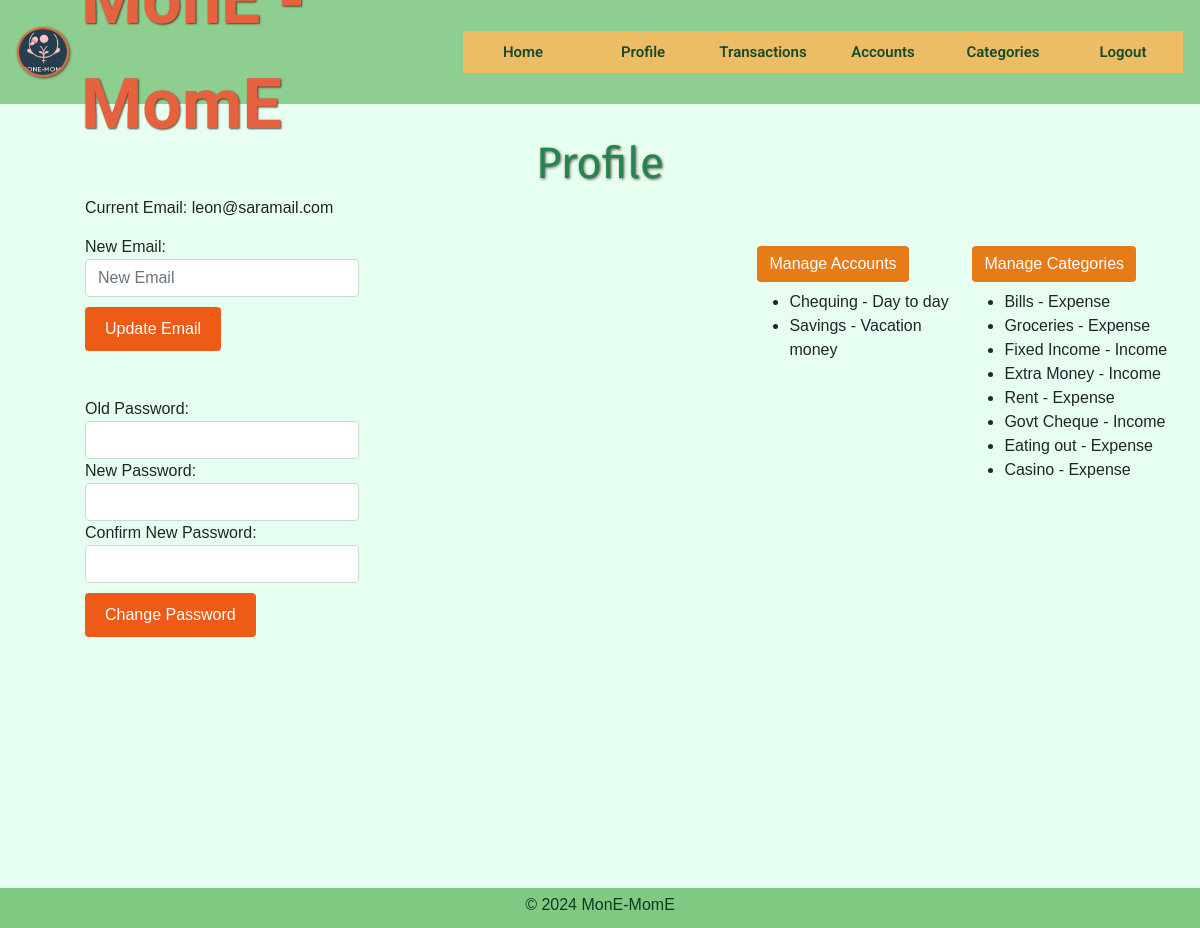
Page /profile/ (signed in) on the committed database.
### monemome/models.py (models this page shows, shortened)
class Account(models.Model):
    user = models.ForeignKey(User, on_delete=models.CASCADE)
    account_name = models.CharField(max_length=100)
    purpose = models.TextField(default='')

class Category(models.Model):
    TRANSACTION_TYPES = [
        ('Income', 'Income'),
        ('Expense', 'Expense'),
    ]
    VALUE_SCORE_CHOICES = [
        (1, '1 - Low'),
        (2, '2'),
        (3, '3 - Medium'),
        (4, '4'),
        (5, '5 - High')
    ]
    category_name = models.CharField(max_length=100)
    user = models.ForeignKey(User, on_delete=models.CASCADE)
    transaction_type = models.CharField(max_length=7, choices=TRANSACTION_TYPES, blank=False)
    value_score = models.IntegerField(choices=VALUE_SCORE_CHOICES, default=3, verbose_name="Value Score")

### monemome/decorators.py (the view)
    def _wrapped_view(request, *args, **kwargs):
        today = datetime.now().date()
        threshold_date = today + timedelta(days=5)
        upcoming_payments = Transaction.objects.filter(
            user=request.user,
            is_pre_auth=True,
            date__gt=today,  # Greater than today
            date__lte=threshold_date  # Less than or equal to 5 days from now
        )
        if not request.session.get('warning_dismissed', False):
            if upcoming_payments.exists():
                link = '<a href="/transactions/pre-auth/">Check Pre-Auth Payments</a>'
                message = mark_safe(f"You have upcoming Pre-Auth payments due soon! {link}")
                messages.warning(request, message)
        response = view_func(request, *args, **kwargs)
        request.session['warning_dismissed'] = False
        return response

### monemome/forms.py
class ProfileUpdateForm(forms.ModelForm):
    email = forms.EmailField(widget=forms.EmailInput(attrs={
        'placeholder': 'Enter new email',
        'class': 'form-control',
        'autocomplete': 'off'
    }), required=False)
    class Meta:
        model = User
        fields = ['email']
    def __init__(self, *args, **kwargs):
        super(ProfileUpdateForm, self).__init__(*args, **kwargs)
        self.fields['email'].widget.attrs['placeholder'] = 'New Email'
        self.fields['email'].required = False
        self.fields['email'].initial = None  # Clear the initial email field

class AccountForm(forms.ModelForm):
    class Meta:
        model = Account
        fields = ['account_name', 'purpose']
        help_texts = {
            'account_name': 'Enter a name for your account',
            'purpose': 'What is the purpose of this account?'
        }
        widgets = {
            'account_name': forms.TextInput(attrs={'class': 'form-control', 'id': 'account_name', 'style': 'width: 40%;', 'title': 'Enter a name, e.g. Chequing, Main.', 'data-bs-toggle': 'tooltip'}),
            'purpose': forms.Textarea(attrs={'class': 'form-control', 'rows': 1, 'title': 'Describe the purpose of this account... Purposes will possess a purpose when future app developments occur.', 'data-bs-toggle': 'tooltip'}),
        }

### monemome/views.py (called while the page is built, shortened)
@login_required
@upcoming_payments_decorator
def profile_view(request):
    user = request.user
    accounts = Account.objects.filter(user=user)
    categories = Category.objects.filter(user=user)
    profile_form = ProfileUpdateForm()
    password_form = PasswordChangeForm(user=user)  # Initialize password change form
    account_form = AccountForm()
    category_form = CategoryForm()
    if 'change_password' not in request.POST:
        password_form = PasswordChangeForm(user=user)
    context = {
        'profile_form': profile_form,
        'password_form': password_form,
        'account_form': account_form,
        'category_form': category_form,
        'accounts': accounts,
        'categories': categories,
        'current_email': user.email
    }
    return render(request, 'monemome/profile.html', context)

### monemome/templates/monemome/profile.html (shortened to what this page needs)
{% extends 'monemome/layout.html' %}
{% block content %}
<div class="container">
    <h2>Profile</h2>
    <div class="row align-items-start">
        <div class="col-md-5 d-flex flex-column centered-column">
            <div>Current Email: {{ current_email }}</div>
            <form method="post" action="{% url 'profile' %}">
                <div class="form-group">
                    <label for="{{ profile_form.email.id_for_label }}">New Email:</label>
                    {{ profile_form.email }}
                </div>
                <button type="submit" name="submit_email" class="btn btn-primary form-button">Update Email</button>
            </form>
            <form method="post" action="{% url 'profile' %}">
                <div class="form-group">
                    <label for="id_old_password">Old Password:</label>
                    <input type="password" name="old_password" class="form-control" required>
                </div>
                <div class="form-group">
                    <label for="id_new_password1">New Password:</label>
                    <input type="password" name="new_password1" class="form-control" required>
                </div>
                <div class="form-group">
                    <label for="id_new_password2">Confirm New Password:</label>
                    <input type="password" name="new_password2" class="form-control" required>
                </div>
                <button type="submit" name="change_password" class="btn btn-primary form-button">Change Password</button>
            </form>
        </div>
        <div class="col-md-5">
            <div class="mb-3 d-flex">
                <div class="d-flex justify-content-between">
                    <div class="div-card card-custom-bg">
                        <div class="div-card-body">
                            <button onclick="location.href='{% url 'accounts' %}'" type="button" class="btn btn-secondary mb-2">
                                Manage Accounts
                            </button>
                            <ul>
                                {% for account in accounts %}
                                <li>{{ account.account_name }} - {{ account.purpose }}</li>
                                {% empty %}
                                <li>No accounts found.</li>
                                {% endfor %}
                            </ul>
                        </div>
                    </div>
                    <div class="div-card card-custom-bg">
                        <div class="div-card-body">
                            <button onclick="location.href='{% url 'categories' %}'" type="button" class="btn btn-secondary mb-2">
                                Manage Categories
                            </button>
                            <ul>
                                {% for category in categories %}
                                <li>{{ category.category_name }} - {{ category.transaction_type }}</li>
                                {% empty %}
                                <li>No categories found.</li>
                                {% endfor %}
                            </ul>
                        </div>
                    </div>
                </div>
            </div>
        </div>
    </div>
</div>
{% endblock %}

### monemome/templates/monemome/layout.html (shortened to what this page needs)
{% load static %}
<!DOCTYPE html>
<html lang="en" style="height: 100%;">
<head>
    <link rel="stylesheet" href="https://cdn.jsdelivr.net/npm/bootstrap@5.1.3/dist/css/bootstrap.min.css">
    <link rel="stylesheet" href="https://cdnjs.cloudflare.com/ajax/libs/font-awesome/5.15.1/css/all.min.css">
    <link rel="stylesheet" href="{% static 'css/styles.css' %}">
</head>
<body>
    <nav class="navbar navbar-expand-lg">
        <div class="container-fluid">
            <a href="/" class="navbar-logo">
                <img src="{% static 'images/monemomelogo.png' %}" style="height: 50px;" alt="Logo">
            </a>
            <a class="navbar-title" href="{% url 'index' %}">MonE - MomE</a>
            <div class="collapse navbar-collapse" id="navbarNav">
                <ul class="navbar-nav flex-lg-row flex-column align-items-lg-start align-items-end">
                    <li class="nav-item">
                        <a class="nav-link active" aria-current="page" href="{% url 'index' %}">Home</a>
                    </li>
                    {% if user.is_authenticated %}
                    <li class="nav-item">
                        <a class="nav-link" href="{% url 'profile' %}">Profile</a>
                    </li>
                    <li class="nav-item">
                        <a class="nav-link" href="{% url 'transactions' %}">Transactions</a>
                    </li>
                    <li class="nav-item">
                        <a class="nav-link" href="{% url 'accounts' %}">Accounts</a>
                    </li>
                    <li class="nav-item">
                        <a class="nav-link" href="{% url 'categories' %}">Categories</a>
                    </li>
                    <li class="nav-item">
                        <a href="{% url 'logout' %}" aria-current="page" class="nav-link active">Logout</a>
                    </li>
                    {% endif %}
                </ul>
            </div>
        </div>
    </nav>
    <main class="container mt-4">
        {% block content %}{% endblock %}
    </main>
    <footer class="footer">
        <div class="container">
            <span>© 2024 MonE-MomE</span>
        </div>
    </footer>
</body>
</html>

### monemome/static/css/styles.css (style rules this page uses)
.d-flex { display: flex; padding-left: 50px; gap: 15px; flex-wrap: wrap; }
body { display: flex; flex-direction: column; min-height: 100vh; font-family: 'Arial', sans-serif; background-color: #e7fff0; }
html, body { height: 100%; margin: 0; padding: 0; display: flex; overflow-x: hidden; flex-direction: column; }
main { flex: 1 0 auto; min-height: 100vh; overflow-y: auto; padding-bottom: 60px; }
.container { align-items: center; padding: 5px; padding-bottom: 30px; }
.row { margin-right: -300px; margin-left: -45px; }
footer { position: fixed; text-align: center; bottom: 0px; width: 100%; height: 5vh; background-color: #80c982; color: #0e3821; align-items: center; justify-content: center; }
.centered-column { display: flex; flex-direction: column; justify-content: center; margin-left: 40px; height: 100%; }
h1, h2, h3 { color: #258550; font-family: 'Fira Sans', sans-serif; font-weight: 400; text-shadow: 1px 1px 3px rgba(71, 48, 40, 0.781); text-decoration: none; text-align: center; }
h2 { font-size: 2.75rem; margin-bottom: 0.3rem; }
.navbar { padding: 5px; background-color: #8fce91; height: 13vh; display: flex; align-items: center; justify-content: space-between; }
.navbar-title { color: #e6613d; font-family: 'Tangerine', cursive; font-size: 70px; font-weight: 600; text-shadow: 1px 1px 2px rgba(51, 24, 16, 0.781); text-decoration: none; padding-right: 4vw; padding-left: 1vw; }
.navbar-logo img { border: 2px solid #e6613d; border-radius: 50%; display: inline-block; box-shadow: 1px 1px 3px rgba(51, 24, 16, 0.781); }
.nav-link { color: #164b2e; background-color: #ecbd65; display: inline-block; width: 120px; text-align: center; padding: 10px; font-family: 'Roboto', sans-serif; font-size: 15px; font-weight: 600; }
.btn-primary { background-color: #ee5b17; border: none; }
.btn-secondary { background-color: #e67b18; border: none; }
.form-button { padding: 10px 20px; margin-top: 10px; }
form .form-control { width: 50%; }
.card-custom-bg { margin-top: 50px; min-width: 200px; flex-grow: 1; }
.div-card { max-width: 50px; }
.div-card-body { max-width: 300px; }

### rows in the picture
Account: account_name "Chequing", purpose "Day to day"
Account: account_name "Savings", purpose "Vacation money"
Category: category_name "Bills", transaction_type "Expense"
Category: category_name "Groceries", transaction_type "Expense"
Category: category_name "Fixed Income", transaction_type "Income"
Category: category_name "Extra Money", transaction_type "Income"
Category: category_name "Rent", transaction_type "Expense"
Category: category_name "Govt Cheque", transaction_type "Income"
Category: category_name "Eating out", transaction_type "Expense"
Category: category_name "Casino", transaction_type "Expense"

### other values in the picture
{{ current_email }} "leon@saramail.com"
